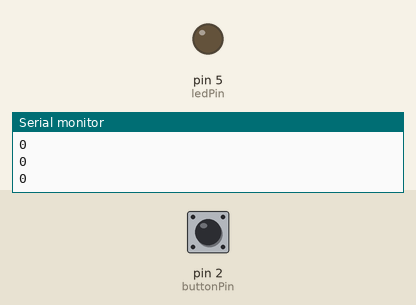
A sketch run on a simulated Arduino Uno, built with avr-gcc and run on an emulated ATmega328P. Shown: output pins drawn as LEDs (lit = HIGH), the last lines printed to the serial monitor. Dashed ring = blinking. The inputs (shaded band) are chosen by the test bench; at power-on: pin 2 (buttonPin) HIGH.

Above: at 1.8 s.
1.9 s: pin 2 (buttonPin) pulled LOW for 3.2 s
At 2.9 s:
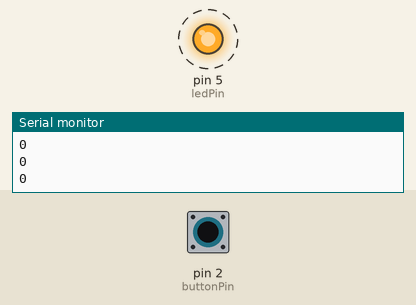
6.6 s: pin 2 (buttonPin) pulled LOW for 1 s
At 8.5 s:
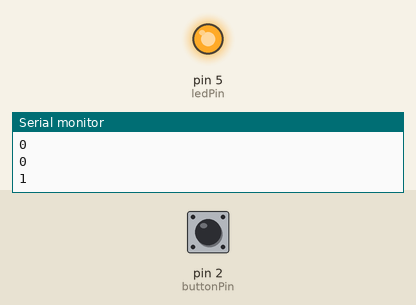
Timing chart, 0 to 10.0 s (numbered marks = the images above; inputs shaded):
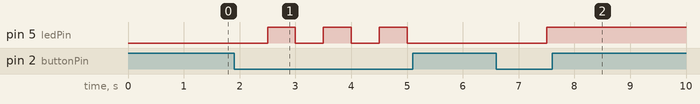

Measured:
- after the input at 1.9 s, pin 5 (ledPin): alternates HIGH for 0.50 s and LOW for 0.50 s, 6 changes in all, then stays LOW, starting after 0.60 s
- after the input at 6.6 s, pin 5 (ledPin): LOW → HIGH after 0.90 s

The sketch:

pushtoggleswitch.ino
```cpp
#define buttonPin 2
#define ledPin 5

int buttonState;
int lastbuttonState = 0;
int ledState = 0;
void setup() {
  // put your setup code here, to run once:
  pinMode(buttonPin, INPUT);
  pinMode(ledPin, OUTPUT);
  digitalWrite(buttonPin, HIGH);
  Serial.begin(9600);
}

void loop() {
  // put your main code here, to run repeatedly:
  buttonState = digitalRead(buttonPin);
  if ((buttonState==0) &&(lastbuttonState==0))
  {
    if (ledState == 0) {
      digitalWrite(ledPin, HIGH);
      ledState = 1;
    } else {
      digitalWrite(ledPin, LOW);
      ledState = 0;
    }
  }
  lastbuttonState = buttonState;
  delay(500);
  Serial.println(ledState);
}
```
